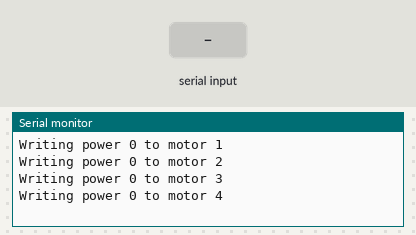
Bench run of a sketch on a simulated Arduino Uno, built with avr-gcc and run on an emulated ATmega328P. On the bench: the last lines printed to the serial monitor. The test bench sets the inputs (shaded band).

Above: at 4.2 s.
4.3 s: "W" received over Serial
At 4.9 s:
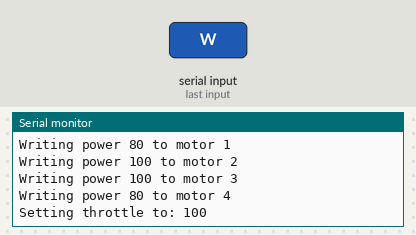
5.9 s: "R" received over Serial
At 6.9 s:
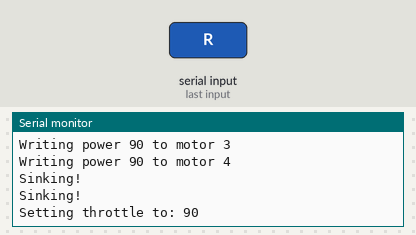
Timing chart, 0 to 8.9 s (numbered marks = the images above; inputs shaded):
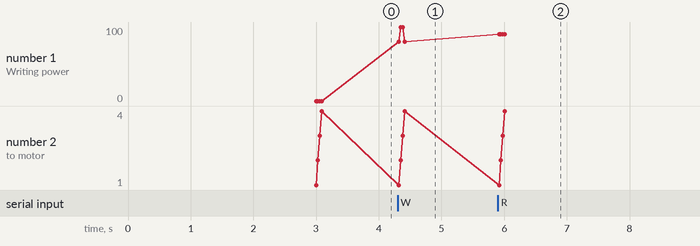

The sketch:

Paul_Robot_Code_v1.ino
```cpp
#include <Servo.h>

// For shortening any bitmask creation
typedef const unsigned char bitmask;

// Container class for the ESCs on the robot (for making code cleaner)
class ESCArray {
  // Contains an array of ESC servos
  private:
    static const uint8_t _numControllers = 4;
    Servo _controllers[_numControllers];
    static const int minPulseRate = 1000;
    static const int maxPulseRate = 2000;

  public:
    ESCArray() {}

    // For creating and attaching servos to the input pins
    void generateESCs(const uint8_t* pins) {
      for (uint8_t i = 0; i < _numControllers; i++) {
        Servo servo;
        servo.attach(pins[i], minPulseRate, maxPulseRate);
        _controllers[i] = servo;
      }
    }

    // For writing a throttle power to motors
    void write(const uint8_t throttle, const uint8_t = 0, bitmask = 0);
};

// Writes a power of throttle to all motors, and adds offset to those that are contained in subtractFrom
void ESCArray::write(const uint8_t throttle, const uint8_t offset, bitmask subtractFrom) {
  for (uint8_t i = 0; i < _numControllers; i++) {
    uint8_t power;
    if (subtractFrom & (0x1 << i)) {
      power = throttle + offset;
    } else {
      power = throttle;
    }
    _controllers[i].write(power);
    Serial.println("Writing power " + String(power) + " to motor " + String(i + 1));
  }
}

// Class for writing powers to pumps more easily
class VerticalThrusterArray {
  // Contains an array of pump pins that it will write HIGH or LOW to
  private:
    static const uint8_t _numThrusters = 2;
    Servo _thrusters[_numThrusters];
    static const int minPulseRate = 1000;
    static const int maxPulseRate = 2000;
    static const uint8_t sinkPower = 70;
    static const uint8_t neutralPower = 90;

  public:
    VerticalThrusterArray() {}

    // Set the pins for the pumps
    void setPins(const uint8_t* pins) {
      for (uint8_t i = 0; i < _numThrusters; i++) {
        Servo servo;
        servo.attach(pins[i], minPulseRate, maxPulseRate);
        _thrusters[i] = servo;
      }
    }

    // Sinks the sub if sink is true
    void write(const bool sink) {
      for (uint8_t i = 0; i < _numThrusters; i++) {
        uint8_t power = sink ? sinkPower:neutralPower;
        _thrusters[i].write(power);
        if (power == sinkPower) {
          Serial.println("Sinking!");
        }
      }
    }
};

// Class that contains ESCs and pumps
class Robot {
  private:
    ESCArray _ESCs;
    VerticalThrusterArray _thrusters;

  public:
    Robot() {}

    // Initializes its array of ESCs and its pumps
    void init(const uint8_t* ESCPins, const uint8_t* thrusterPins) {
      _ESCs.generateESCs(ESCPins);
      _thrusters.setPins(thrusterPins);
    }

    // For sinking the sub, throttle is 90 in the code (for keeping it still while it sinks)
    void sink(const uint8_t throttle) {
      _ESCs.write(throttle);
      _thrusters.write(true);
    }

    // For writing a power to each of the motors it has
    void write(const uint8_t throttle, const uint8_t = 0, bitmask = 0);
};

// Writes to each of the ESCs and tells the sub to not sink
void Robot::write(const uint8_t throttle, const uint8_t offset, bitmask mask) {
  _ESCs.write(throttle, offset, mask);
  _thrusters.write(false);
}

// For printing out the throttle for debugging
void printThrottle(uint8_t throttle) {
  Serial.println("Setting throttle to: " + String(throttle));
}

// Not sure what throttleChangeDelay is for, but kept it just in case you have plans for it
uint8_t throttleChangeDelay = 100;
byte inByte;

// All of the ESC and pump info is contained inside this 'robit'
Robot robit;

void setup() {
  delay(3000);
  Serial.begin(9600);
  Serial.setTimeout(500);

  // Make a list of ESC and pump pins, and initialize the robot with said pins
  const uint8_t ESCPins[] = {3, 5, 6, 9};
  const uint8_t thrusterPins[] = {10, 11, 8};
  robit.init(ESCPins, thrusterPins);
  robit.write(0);
}

/*   MOTOR LAYOUT:
      [2]-----[1]
       |       |
       |       |
       |       |
      [3]-----[4]
*/

bitmask forward = 0b1001; // For motors 1 and 4
bitmask reverse = 0b0110; // For motors 2 and 3
bitmask strafeLeft = 0b0011; // For motors 1 and 2
bitmask strafeRight = 0b1100; // For motors 3 and 4
bitmask turnLeft = 0b1010; // For motors 2 and 4
bitmask turnRight = 0b0101; // For motors 1 and 3

void loop() {
  //read my bluetooth
  if (Serial.available() > 0) {
    inByte = Serial.read();
    Serial.print("I received: ");
    Serial.println(inByte);
    uint8_t throttle = 100;

    switch (inByte) {
      case 'W': {//FORWARD
        robit.write(throttle, -20, forward);
      }
      break;

      case 'S': { //REVERSE
        robit.write(throttle, -20, reverse);
      }
      break;

      case 'A': { //STRAFE LEFT
        robit.write(throttle, -20, strafeLeft);
      }
      break;

      case 'D': { //STRAFE RIGHT
        robit.write(throttle, -20, strafeRight);
      }
      break;

      case 'R': { //SINK
        throttle = 90;
        robit.sink(throttle);
      }
      break;

      case 'Q': { //TURN LEFT
        throttle = 90;
        robit.write(throttle, 20, turnLeft);
      }
      break;

      case 'E': { //TURN RIGHT
        throttle = 90;
        robit.write(throttle, -12, turnRight);
      }
      break;

      case 'X': { //STOP
        throttle = 90;
        robit.write(throttle);
      }
      break;
    }

    printThrottle(throttle);
  }
}
```

Measured:
- after the input at 4.3 s, the serial monitor: prints a new line at once (image 1)
- after the input at 5.9 s, the serial monitor: prints a new line at once (image 2)
- plotted number 1: 0 → 80 after the input at 4.3 s, 80 → 90 after the input at 5.9 s
